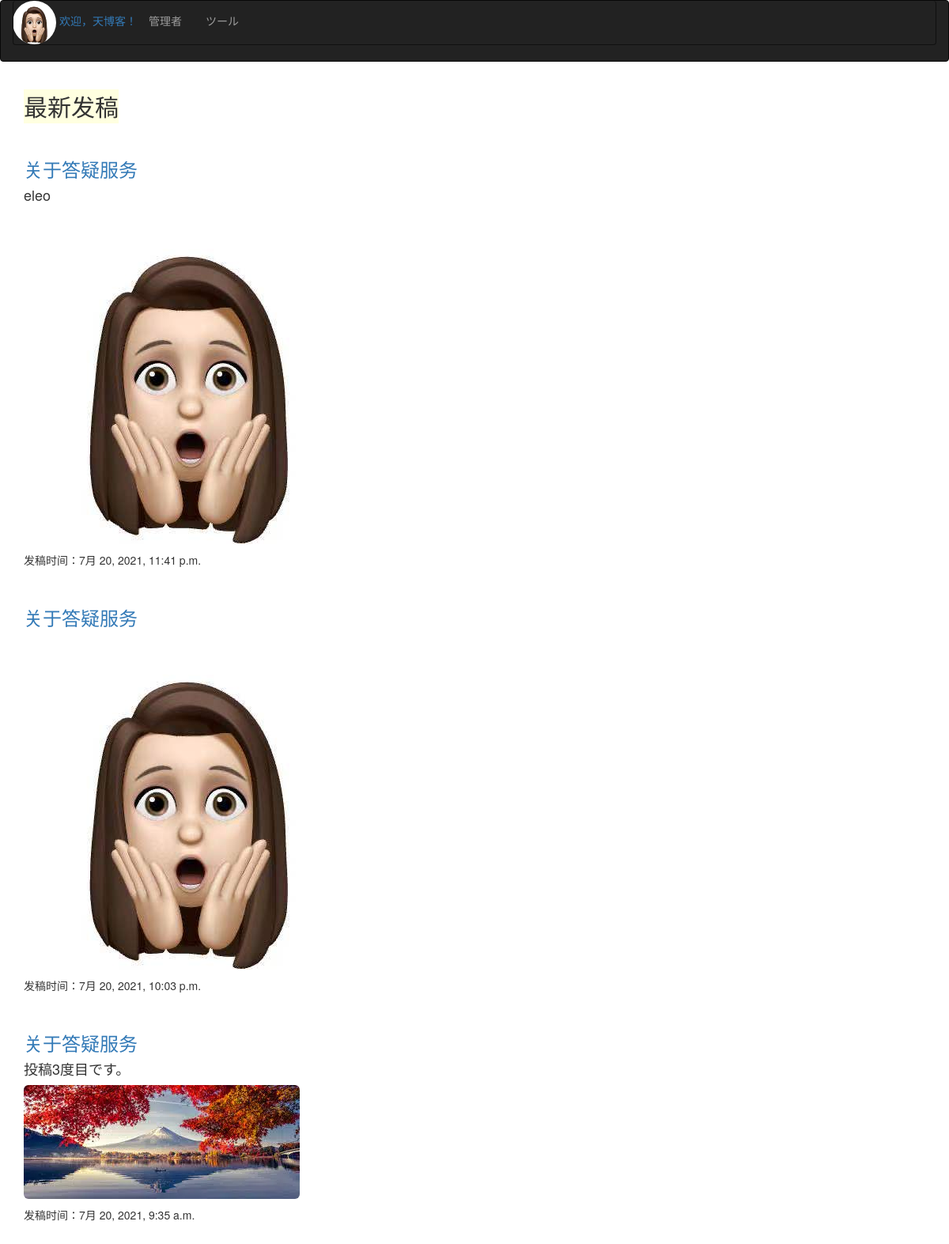
The app's page /, older data.
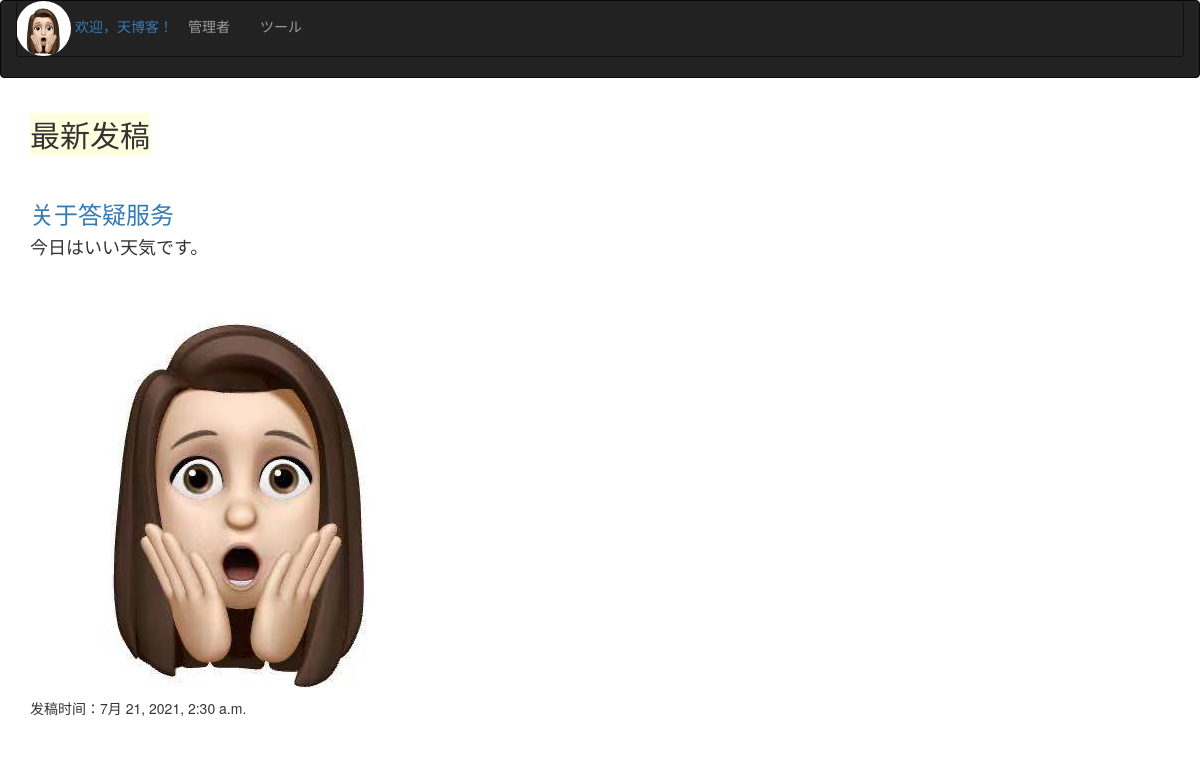
The same page, newer data.
### postapp/models.py (models this page shows, shortened)
class Post(models.Model):
    title = models.CharField(max_length=100, default="", blank=True, null=True, verbose_name="主题")
    published = models.DateTimeField(default=now, verbose_name="创建时间")
    image = models.ImageField(verbose_name="照片", upload_to="media/", default="", null=True)
    content = models.TextField(default="", blank=True, null=True, verbose_name="内容")
    def summary(self):
        return self.content[:30]

### postapp/views.py (the view)
# urls.py: path('', index),
def index(request):
    posts = Post.objects.order_by("-published").all()
    return render(request, "posts/index.html", {"posts": posts})

### postapp/templates/posts/index.html (shortened to what this page needs)
<!DOCTYPE html>
<html lang="en">
<head>
    <link rel="stylesheet" href="https://stackpath.bootstrapcdn.com/bootstrap/3.4.1/css/bootstrap.min.css">
</head>
<body>
    <nav class="navbar navbar-inverse">
        <div class="container-fluid">
            <div class="navbar-header">
              <a class="navbar-brand.no-padding" href="#">
                {% load static %}
                <img src="{% static '/postapp/yaoye.png' %}"style="max-height:55px;" class="img-circle d-inline-block align-top"/>
                欢迎，天博客！
              </a>
            </div>
            <div class="navbar navbar-collapse">
                <ul  class="nav navbar-nav">
                    <li class="nav-item dropdown">
                        <a href="admin/">管理者 <span class="sr-only">(current)</span></a></li>
                    <li class="nav-item dropdown">
                        <a href="todo/">ツール</a>
                </ul>
            </div>
        </div>
    </nav>
    <div class="container">
    <articl>
        <h2><span style="background-color: lightyellow;">最新发稿</span></h2><br>
        {% for post in posts %}
            <h3><a type="button" href="/page/?id={{ post.id }}">{{ post.title }}</a></h3>
            <h4><p>{{ post.summary }}</p></h4>
            <p><img src="{{ post.image.url }}" class='img-rounded' /></p>
             <p>发稿时间：{{ post.published }}</p><br>
        {% endfor %}
    </articl>
    </div>
</body>
</html>

Row changes from the older to the newer data that the page shows:
removed Post: title "关于答疑服务", summary "eleo", image (picture), published "7月 20, 2021, 11:41 p.m."
removed Post: title "关于答疑服务", image (picture), published "7月 20, 2021, 10:03 p.m."
removed Post: title "关于答疑服务", summary "投稿3度目です。", image (picture), published "7月 20, 2021, 9:35 a.m."
added Post: title "关于答疑服务", summary "今日はいい天気です。", image (picture), published "7月 21, 2021, 2:30 a.m."
